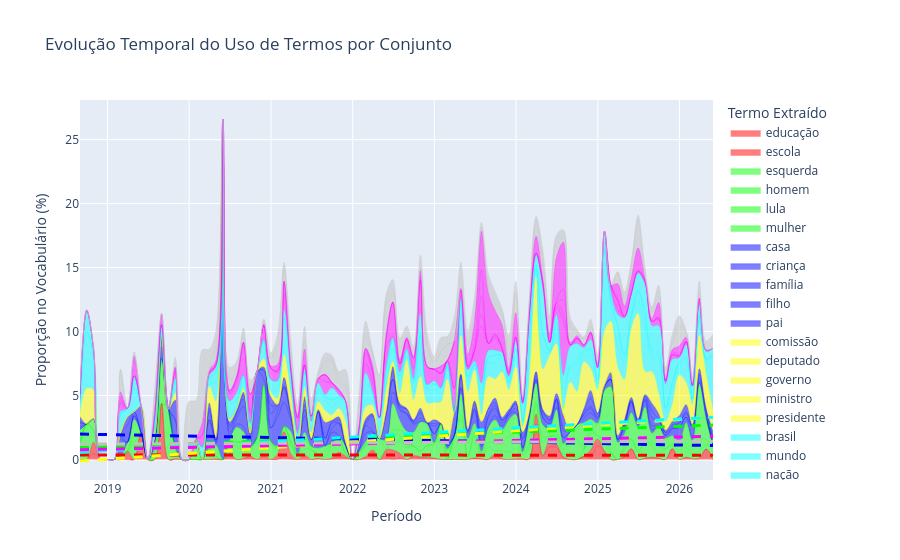

Notebook code cell kept with this figure:
### Code cell
evolucao_do_uso_de_termos(termos, transcricoes_dados_dict,linha_tendencia=True)
